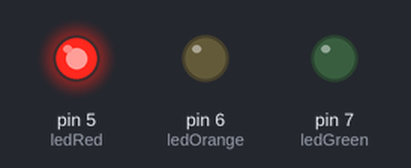
Bench run of a sketch on a simulated Arduino Uno, built with avr-gcc and run on an emulated ATmega328P. Shown: output pins drawn as LEDs (lit = HIGH).

Above: at 1.0 s.
At 3.0 s:
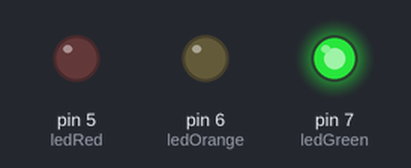
Timing chart, 0 to 4.6 s (numbered marks = the images above):
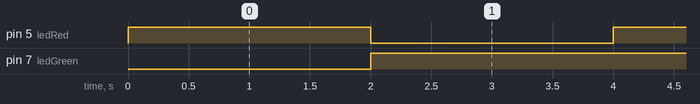

Measured:
- by itself, pin 5 (ledRed): alternates HIGH for 2.0 s and LOW for 2.0 s
- by itself, pin 7 (ledGreen): LOW → HIGH at 2.0 s

The sketch:

traffic_light.ino
```cpp
int ledGreen = 7;
int ledOrange = 6;
int ledRed = 5;

int tempsGreen = 10000;
int tempsOrange = 2500;
int tempsRed = 20000;

void setup() {
  pinMode(ledGreen, OUTPUT);
  pinMode(ledOrange, OUTPUT);
  pinMode(ledRed, OUTPUT);

}

void loop() {
    digitalWrite(ledRed, HIGH);
    delay(2000);

    digitalWrite(ledGreen, HIGH);
    digitalWrite(ledRed, LOW);
    delay(2000);


    /*digitalWrite(ledRed, HIGH);     // rouge allumée
    delay(tempsRed);

    digitalWrite(ledGreen, HIGH);      // verte allumée
    digitalWrite(ledRed, LOW);      // rouge éteinte
    delay(tempsGreen);

    digitalWrite(ledOrange, HIGH);      // jaune allumée
    digitalWrite(ledGreen, LOW);       // verte éteinte
    delay(tempsOrange);

    digitalWrite(ledOrange, LOW); */

}
```
